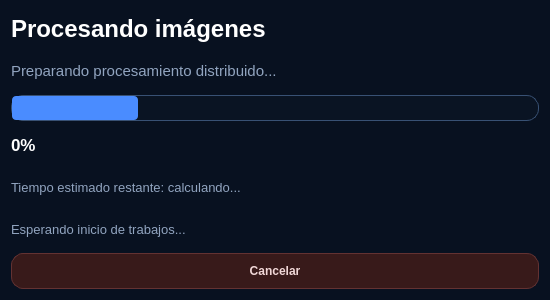
<?xml version="1.0" encoding="UTF-8"?>
<ui version="4.0">
 <class>DialogProgreso</class>
 <widget class="QDialog" name="DialogProgreso">
  <property name="geometry">
   <rect>
    <x>0</x>
    <y>0</y>
    <width>550</width>
    <height>300</height>
   </rect>
  </property>
  <property name="minimumSize">
   <size>
    <width>550</width>
    <height>300</height>
   </size>
  </property>
  <property name="maximumSize">
   <size>
    <width>550</width>
    <height>300</height>
   </size>
  </property>
  <property name="windowTitle">
   <string>Dialog</string>
  </property>
  <property name="styleSheet">
   <string notr="true">QDialog#DialogProgreso {
    background-color: #081120;
    color: #e6edf7;
    font-family: &quot;Segoe UI&quot;;
    font-size: 11pt;
}

QLabel {
    background: transparent;
    border: none;
    color: #e6edf7;
}

QLabel#lblTitulo {
    font-size: 18pt;
    font-weight: 700;
    color: #ffffff;
}

QLabel#lblEstado {
    color: #91a4bf;
    font-size: 11pt;
}

QLabel#lblPorcentaje {
    font-size: 13pt;
    font-weight: 600;
    color: #ffffff;
}

QLabel#lblTiempo,
QLabel#lblUltimoEvento {
    color: #91a4bf;
    font-size: 10pt;
}

QProgressBar {
    background-color: #0a1423;
    border: 1px solid #385174;
    border-radius: 12px;
    height: 24px;
    text-align: center;
}

QProgressBar::chunk {
    background-color: #4a8cff;
    border-radius: 4px;
    margin: 0px;
}

QPushButton {
    background-color: #381a1a;
    border: 1px solid #633232;
    color: #f0d7d7;
    border-radius: 12px;
    padding: 10px 18px;
    font-weight: 600;
}

QPushButton:hover {
    background-color: #22324a;
}

QPushButton:pressed {
    background-color: #2d67d0;
}</string>
  </property>
  <layout class="QVBoxLayout" name="verticalLayout">
   <item>
    <widget class="QLabel" name="lblTitulo">
     <property name="text">
      <string>Procesando imágenes</string>
     </property>
    </widget>
   </item>
   <item>
    <widget class="QLabel" name="lblEstado">
     <property name="text">
      <string>Preparando procesamiento distribuido...</string>
     </property>
    </widget>
   </item>
   <item>
    <widget class="QProgressBar" name="progressBar">
     <property name="value">
      <number>24</number>
     </property>
     <property name="textVisible">
      <bool>false</bool>
     </property>
    </widget>
   </item>
   <item>
    <widget class="QLabel" name="lblPorcentaje">
     <property name="text">
      <string>0%</string>
     </property>
    </widget>
   </item>
   <item>
    <widget class="QLabel" name="lblTiempo">
     <property name="text">
      <string>Tiempo estimado restante: calculando...</string>
     </property>
    </widget>
   </item>
   <item>
    <widget class="QLabel" name="lblUltimoEvento">
     <property name="text">
      <string>Esperando inicio de trabajos...</string>
     </property>
    </widget>
   </item>
   <item>
    <widget class="QPushButton" name="btnCancelar">
     <property name="text">
      <string>Cancelar</string>
     </property>
    </widget>
   </item>
  </layout>
 </widget>
 <resources/>
 <connections/>
</ui>
